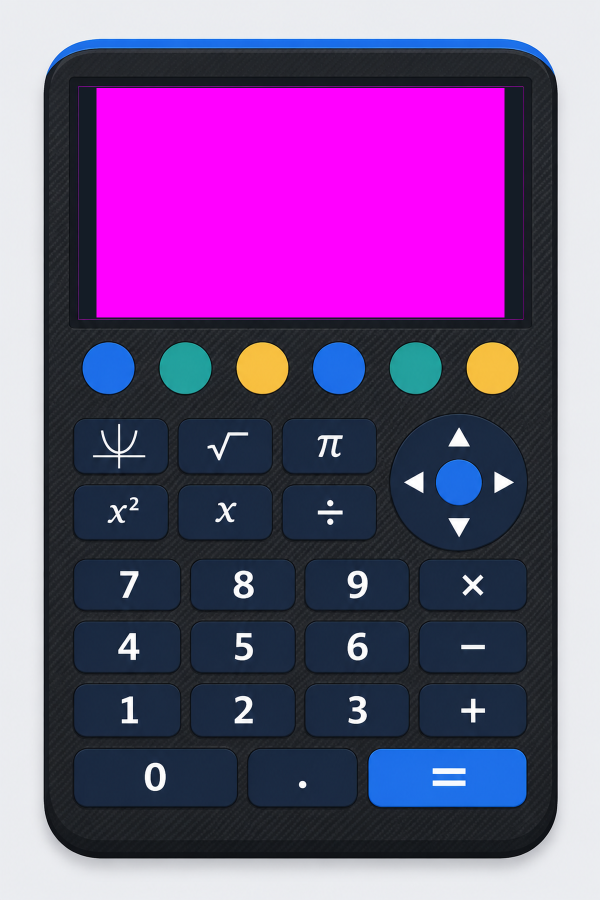
#> input picture docs/art/calculator.png, 1200 x 1800 px (shown at 1/2 size)
$ python make_mockups.py
#> lines starting #> are read from the running program, lines starting #| are printed output that depends on the picture; after the words box and inside, x2 and y2 are one past the last pixel; in counts of white or black regions, pixels touching at a corner belong together
#> further down, calc is the input picture: PIL image 1200x1800 RGB; mean R, G, B 118, 81.7, 137
"""Puts the screenshots in docs/ into the pictures in docs/art/ (their screens are pure magenta #FF00FF).

- art/calculator.png + every screenshot docs/<name>.png -> docs/mockup-<name>.jpg
  (cropped to the screen and the top keys, 600 px wide)
- art/banner.png and art/social.png + docs/page.png -> docs/banner.jpg, docs/social.jpg
Run: python docs/make_mockups.py
"""
from pathlib import Path

from PIL import Image, ImageChops, ImageFilter

DOCS = Path(__file__).parent
OUTPUTS = ("mockup-", "banner", "social")


def screen(frame):
    """Mask and bounding box of the magenta screen (slightly grown to cover anti-aliased edges)."""
    r, g, b = frame.split()
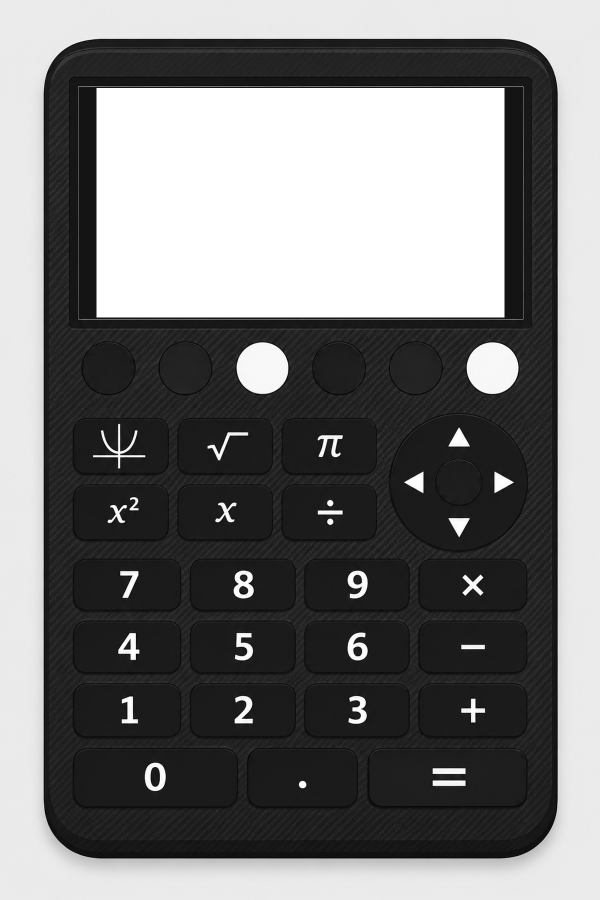
#> r: PIL image 1200x1800 L (shown at 1/2 size); min 0, max 255, mean 118
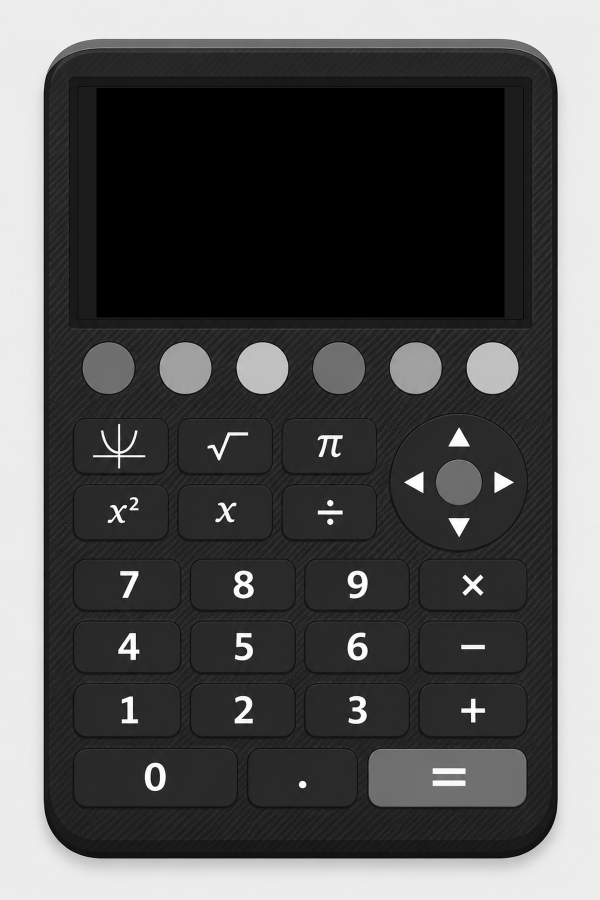
#> g: PIL image 1200x1800 L (shown at 1/2 size); min 0, max 255, mean 81.7
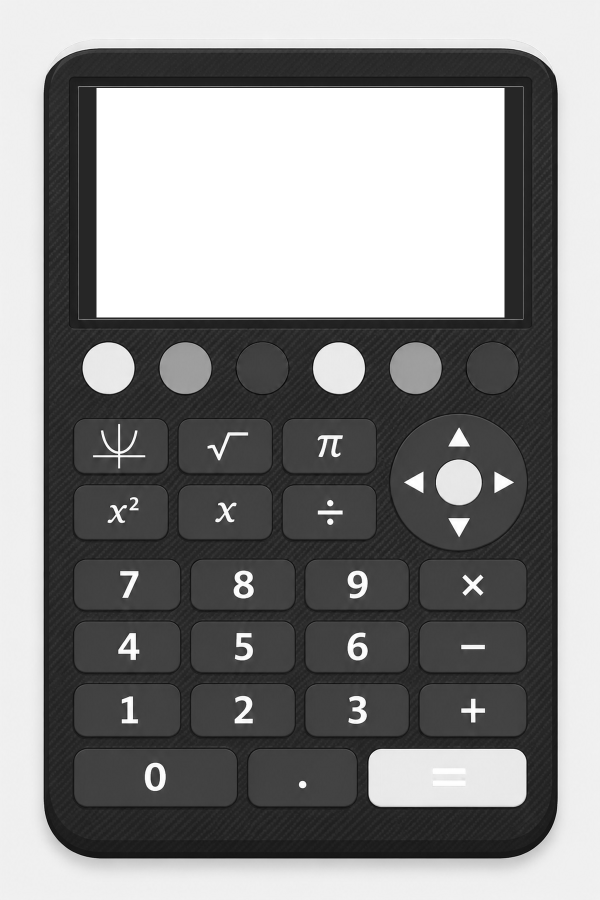
#> b: PIL image 1200x1800 L (shown at 1/2 size); min 0, max 255, mean 137
    mask = ImageChops.multiply(ImageChops.multiply(r.point(lambda v: 255 if v > 180 else 0),
                                                   b.point(lambda v: 255 if v > 180 else 0)),
                               g.point(lambda v: 255 if v < 90 else 0)).filter(ImageFilter.MaxFilter(5))
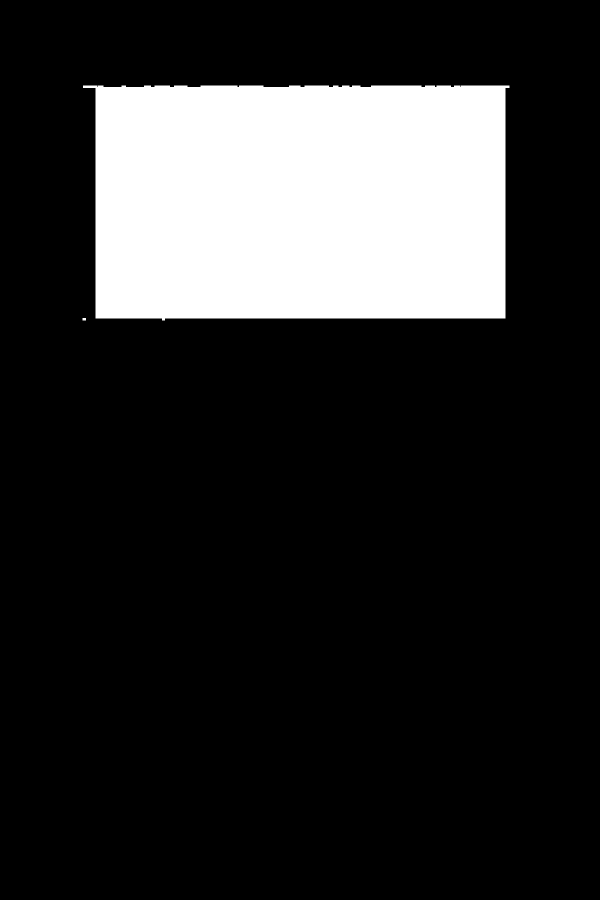
#> mask: PIL image 1200x1800 L (shown at 1/2 size); 17.7% white; 2 white regions, box (x1, y1, x2, y2) and area: (166, 171, 1019, 641) 381607, (165, 636, 172, 641) 35
    box = mask.getbbox()
#> box = (165, 171, 1019, 641)
    assert box, "no magenta screen found"
    return mask, box


def put(frame, shot):
    mask, box = screen(frame)
#> box = (165, 171, 1019, 641)
    w, h = box[2] - box[0], box[3] - box[1]
#> w = 854; h = 470
    out = frame.copy()
    out.paste(Image.open(shot).convert("RGB").resize((w, h), Image.Resampling.LANCZOS), box[:2], mask.crop(box))
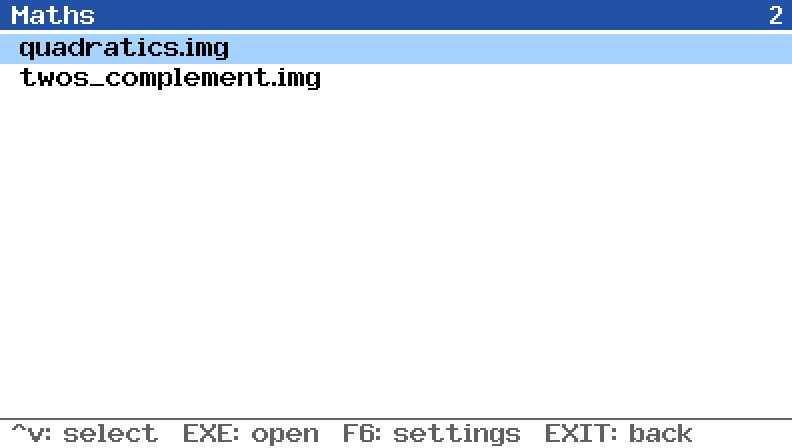
#> input picture docs/folder.png, 792 x 448 px
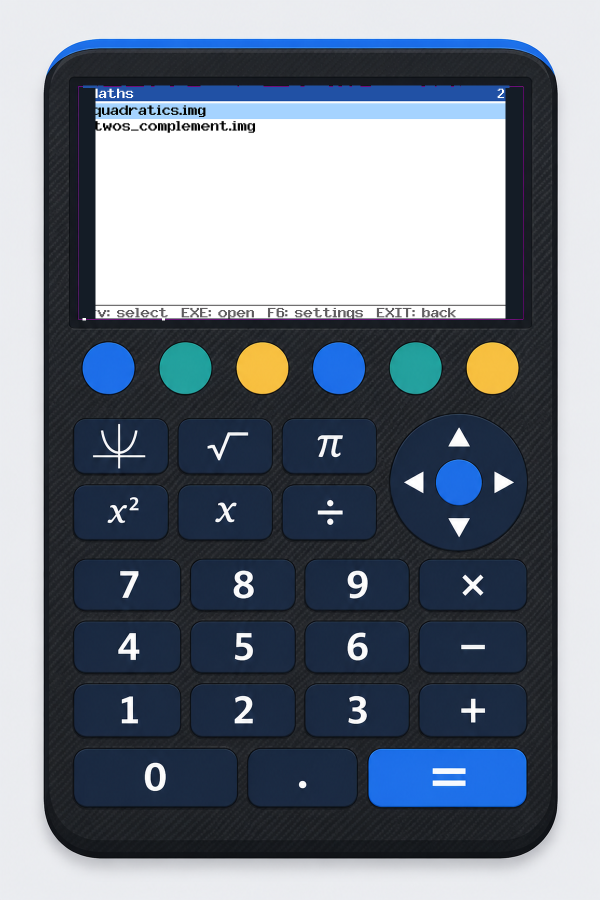
#> out: PIL image 1200x1800 RGB (shown at 1/2 size); mean R, G, B 114.2, 123.3, 135.6
    return out, box


calc = Image.open(DOCS / "art" / "calculator.png").convert("RGB")
for shot in sorted(DOCS.glob("*.png")):
    if shot.name.startswith(OUTPUTS):
        continue
    out, box = put(calc, shot)
#> box = (165, 171, 1019, 641)
    h = box[3] - box[1]
#> h = 470
    top, bottom = max(0, box[1] - h // 4), min(out.height, box[3] + int(h * 0.75))
#> top = 54; bottom = 993
    out = out.crop((0, top, out.width, bottom))
#> out: PIL image 1200x939 RGB
    out.resize((600, round(600 * out.height / out.width)), Image.Resampling.LANCZOS).save(
        DOCS / f"mockup-{shot.stem}.jpg", quality=88)
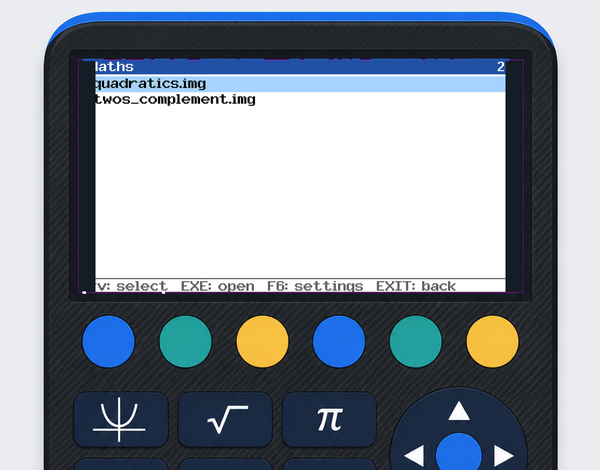
#> saved as mockup-folder.jpg: PIL image 600x470 RGB; mean R, G, B 136.8, 145.3, 155.3
    print("wrote", f"mockup-{shot.stem}.jpg")
#> pass 2 of the loop `for shot in sorted(DOCS.glob("*.png")):`:
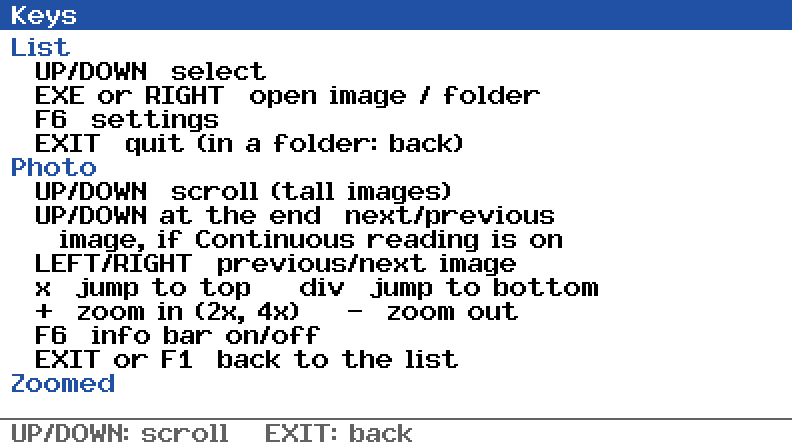
#> input picture docs/help.png, 792 x 448 px
#> in put (call 2), `out.paste(Image.open(shot).convert("RGB").resize((w, h), Image.Resampl..`:
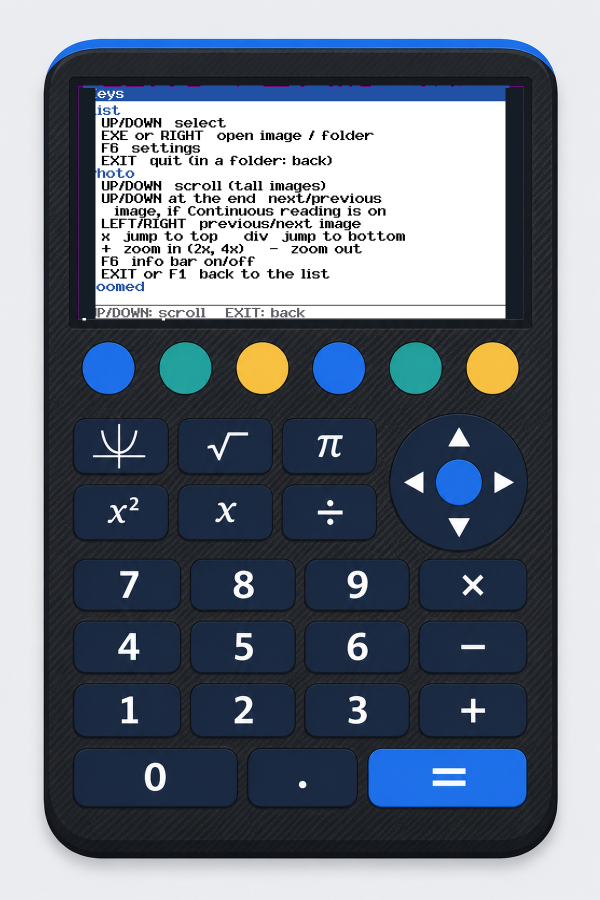
#> out: PIL image 1200x1800 RGB (shown at 1/2 size); mean R, G, B 111.6, 120.2, 132.1
#> `out.resize((600, round(600 * out.height / out.width)), Image.Resamplin..`:
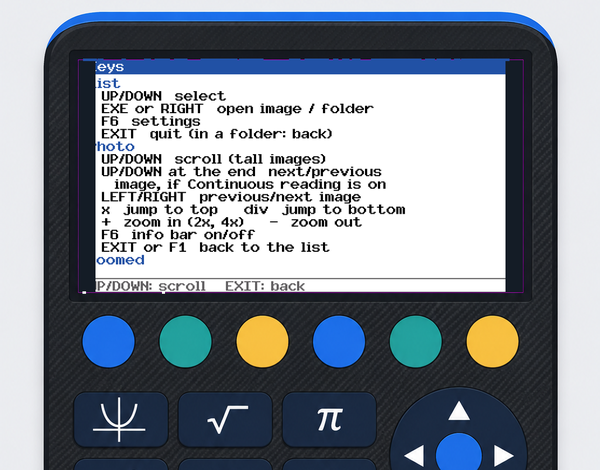
#> saved as mockup-help.jpg: PIL image 600x470 RGB; mean R, G, B 131.6, 139.3, 148.5
#> pass 3 of the loop `for shot in sorted(DOCS.glob("*.png")):`:
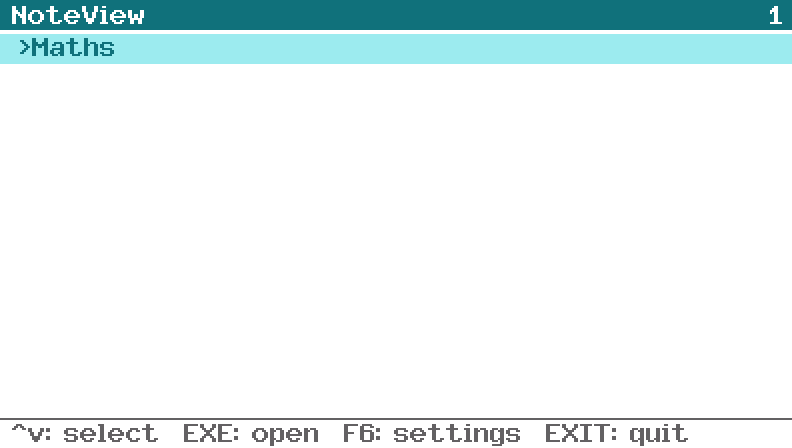
#> input picture docs/list.png, 792 x 448 px
#> in put (call 3), `out.paste(Image.open(shot).convert("RGB").resize((w, h), Image.Resampl..`:
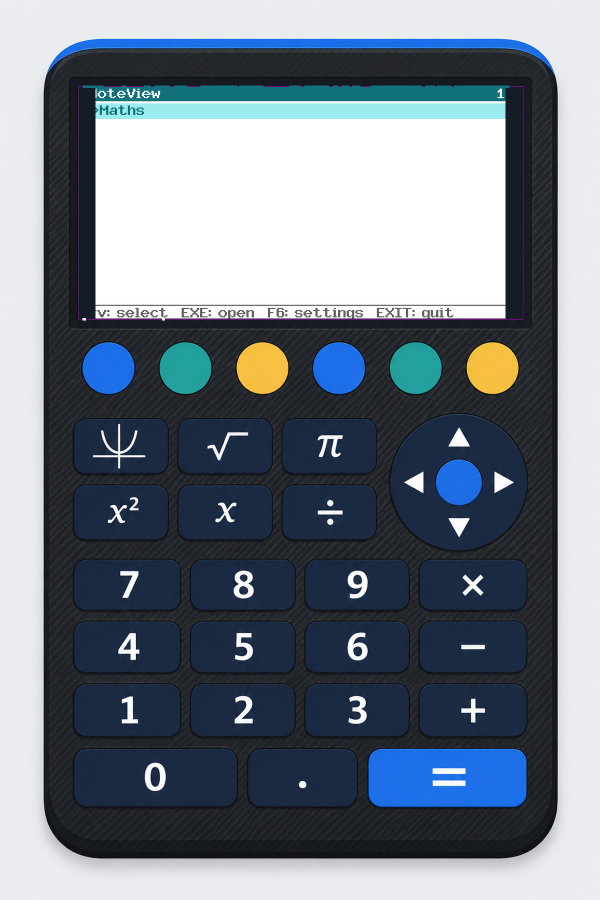
#> out: PIL image 1200x1800 RGB (shown at 1/2 size); mean R, G, B 114.3, 124.3, 135.4
#> `out.resize((600, round(600 * out.height / out.width)), Image.Resamplin..`:
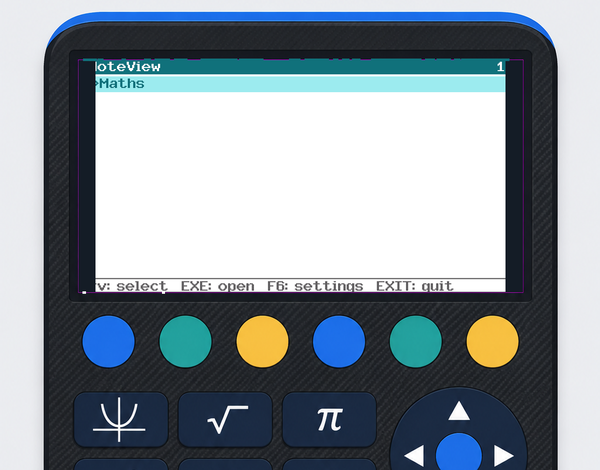
#> saved as mockup-list.jpg: PIL image 600x470 RGB; mean R, G, B 136.9, 147.4, 154.9
#> the loop made 4 passes; the first 3 are shown

for name in ("banner", "social"):
#> (the run stopped early here; a loop or call above may not have finished)
